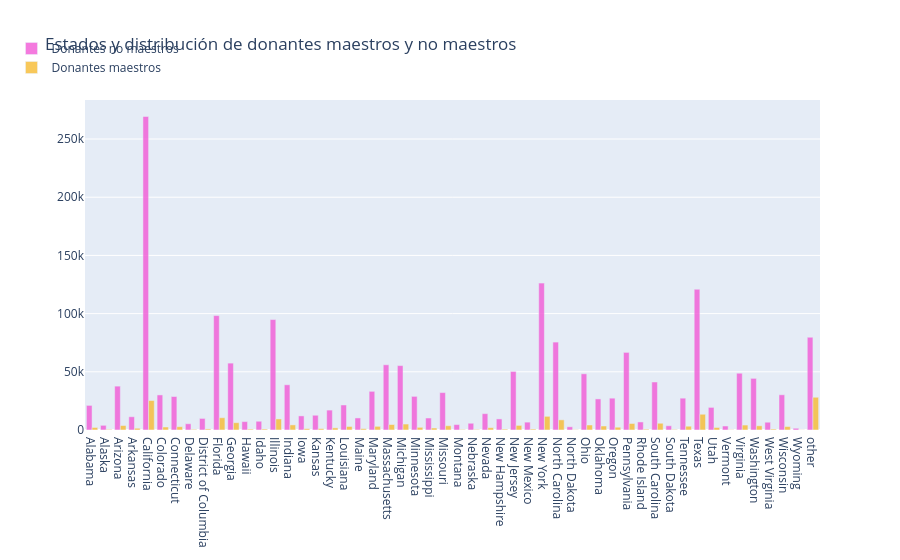

Notebook source saved alongside this figure:
### Markdown cell above
## 2.6 Número de docentes y donantes no docentes de cada estado <a id='s2.6'></a>

### Code cell
# ¿En qué estado hay más donantes que son maestros?

tempdf = donors_df.groupby(['Donor State', 'Donor Is Teacher']).agg({
    'Donor Is Teacher': 'count'
}).rename(columns={'Donor Is Teacher': 'Teacher Donor Counts'}).reset_index()

# Filtrar donantes que NO son maestros
no_df = tempdf[tempdf['Donor Is Teacher'] == 'No']
no_x = no_df['Donor State']
no_y = no_df['Teacher Donor Counts']

# Filtrar donantes que SÍ son maestros
yes_df = tempdf[tempdf['Donor Is Teacher'] == 'Yes']
yes_x = yes_df['Donor State']
yes_y = yes_df['Teacher Donor Counts']

# Gráfico de barras para donantes NO maestros
trace1 = go.Bar(
    x=no_x,
    y=no_y,
    name='Donantes no maestros',
    marker=dict(color='#f259d6'),
    opacity=0.8
)

# Gráfico de barras para donantes maestros
trace2 = go.Bar(
    x=yes_x,
    y=yes_y,
    name='Donantes maestros',
    marker=dict(color='#f7bb31'),
    opacity=0.8
)

# Combinar datos
data = [trace1, trace2]

# Diseño del gráfico
layout = go.Layout(
    barmode='group',
    legend=dict(dict(x=-.1, y=1.2)),
    margin=dict(b=120),
    title='Estados y distribución de donantes maestros y no maestros'
)

# Crear figura
fig = go.Figure(data=data, layout=layout)

# Mostrar gráfico
iplot(fig, filename='grouped-bar')

### Figure 1 — Plotly figure (JSON) as saved in the notebook; plotly's stock layout.template omitted (floating-point values rounded to 4 significant figures)
{"data": [{"marker": {"color": "#f259d6"}, "name": "Donantes no maestros", "opacity": 0.8, "type": "bar", "x": ["Alabama", "Alaska", "Arizona", "Arkansas", "California", "Colorado", "Connecticut", "Delaware", "District of Columbia", "Florida", "Georgia", "Hawaii", "Idaho", "Illinois", "Indiana", "Iowa", "Kansas", "Kentucky", "Louisiana", "Maine", "Maryland", "Massachusetts", "Michigan", "Minnesota", "Mississippi", "Missouri", "Montana", "Nebraska", "Nevada", "New Hampshire", "New Jersey", "New Mexico", "New York", "North Carolina", "North Dakota", "Ohio", "Oklahoma", "Oregon", "Pennsylvania", "Rhode Island", "South Carolina", "South Dakota", "Tennessee", "Texas", "Utah", "Vermont", "Virginia", "Washington", "West Virginia", "Wisconsin", "Wyoming", "other"], "y": [21124, 4006, 37690, 11383, 269366, 30132, 28773, 5379, 9940, 98281, 57461, 7201, 7509, 94882, 38847, 12121, 12680, 17105, 21486, 10349, 33230, 56017, 55318, 28893, 10294, 32150, 4641, 5804, 14037, 9514, 50303, 6758, 126213, 75546, 2752, 48271, 26707, 27347, 66685, 6912, 41245, 3633, 27350, 120909, 19431, 3423, 48775, 44358, 6681, 30253, 1505, 79685]}, {"marker": {"color": "#f7bb31"}, "name": "Donantes maestros", "opacity": 0.8, "type": "bar", "x": ["Alabama", "Alaska", "Arizona", "Arkansas", "California", "Colorado", "Connecticut", "Delaware", "District of Columbia", "Florida", "Georgia", "Hawaii", "Idaho", "Illinois", "Indiana", "Iowa", "Kansas", "Kentucky", "Louisiana", "Maine", "Maryland", "Massachusetts", "Michigan", "Minnesota", "Mississippi", "Missouri", "Montana", "Nebraska", "Nevada", "New Hampshire", "New Jersey", "New Mexico", "New York", "North Carolina", "North Dakota", "Ohio", "Oklahoma", "Oregon", "Pennsylvania", "Rhode Island", "South Carolina", "South Dakota", "Tennessee", "Texas", "Utah", "Vermont", "Virginia", "Washington", "West Virginia", "Wisconsin", "Wyoming", "other"], "y": [2188, 513, 3839, 1484, 25329, 2572, 2831, 527, 922, 10547, 6270, 766, 821, 9499, 4390, 1117, 1157, 1824, 3033, 1137, 3145, 4713, 5117, 2290, 1703, 3670, 447, 468, 1977, 745, 3963, 818, 11744, 8704, 260, 4300, 3426, 2396, 5595, 698, 5798, 451, 3254, 13540, 2158, 254, 4247, 3605, 816, 2964, 129, 28124]}], "layout": {"barmode": "group", "legend": {"x": -0.1, "y": 1.2}, "margin": {"b": 120}, "title": {"text": "Estados y distribución de donantes maestros y no maestros"}}}
